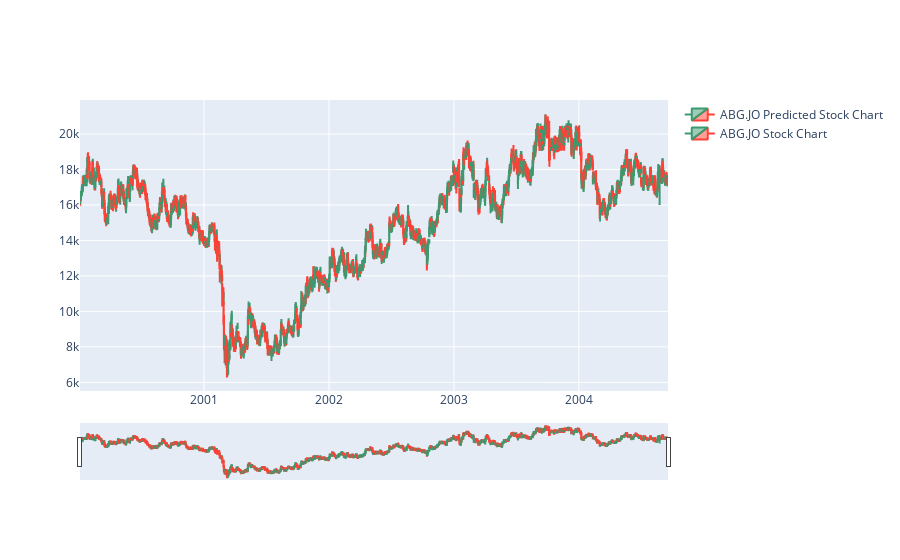

This figure's notebook cell:
### Markdown cell above
## Model testing

### Code cell
stonks = go.Figure(go.Candlestick(x=data['Date'],
                                   open=pred['Open'],
                                   high=pred['High'],
                                   low=pred['Low'],
                                   close=pred['Close'],
                                   name=f'{filename} Predicted Stock Chart'))

stonks.add_trace(go.Candlestick(x=data['Date'],
                                   open=y_test['Open'],
                                   high=y_test['High'],
                                   low=y_test['Low'],
                                   close=y_test['Close'],
                                   
                                   name=f'{filename} Stock Chart'))

stonks.show()

### Figure 1 — Plotly figure (JSON) as saved in the notebook; plotly's stock layout.template omitted (floating-point values rounded to 4 significant figures; data arrays with more than 128 entries replaced by an {"elided": "..."} marker saying what was removed)
{"data": [{"close": {"elided": "1228 float values"}, "high": {"elided": "1228 float values"}, "low": {"elided": "1228 float values"}, "name": "ABG.JO Predicted Stock Chart", "open": {"elided": "1228 float values"}, "type": "candlestick", "x": {"elided": "6139 str values"}}, {"close": {"elided": "1228 int values"}, "high": {"elided": "1228 float values"}, "low": {"elided": "1228 float values"}, "name": "ABG.JO Stock Chart", "open": {"elided": "1228 float values"}, "type": "candlestick", "x": {"elided": "6139 str values"}}], "layout": {}}
